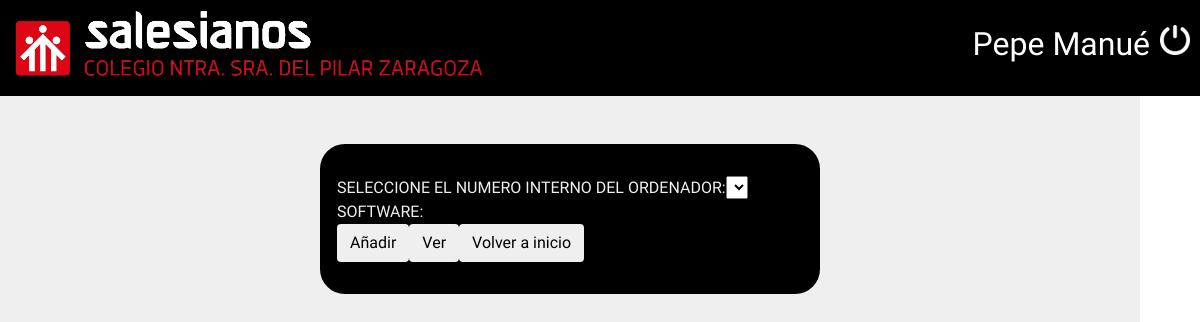
The page /Source/form-softwareInstalado.php on the database as committed earlier.
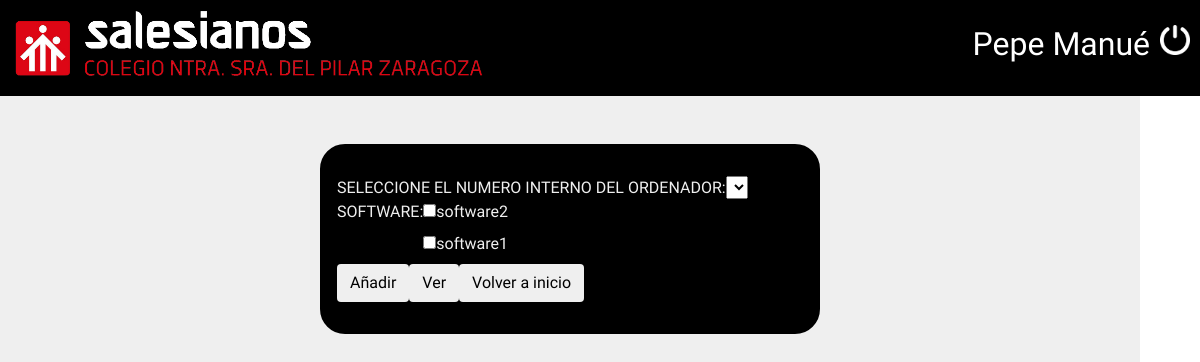
The same page on the database as committed later.
### tables this page shows
CREATE TABLE `software` (
  `idsoftware` int(11) NOT NULL,
  `software` varchar(100) DEFAULT NULL,
  `idlicencia` int(11) DEFAULT NULL,
  `codigolicencia` varchar(16) DEFAULT NULL,
  `cantidad` int(11) DEFAULT '0',
  `fechafin` date DEFAULT NULL,
  `observaciones` longtext
);

### Source/form-softwareInstalado.php (the view, shortened to what this page needs)
<!DOCTYPE html PUBLIC "-//W3C//DTD XHTML 1.0 Transitional//EN" "http://www.w3.org/TR/xhtml1/DTD/xhtml1-transitional.dtd">
<html xmlns="http://www.w3.org/1999/xhtml">
<head>
    <link rel="stylesheet" href="https://maxcdn.bootstrapcdn.com/bootstrap/4.0.0-alpha.6/css/bootstrap.min.css">
    <link rel="stylesheet" href="style.css" />
</head>
<body>
    <?php
        include("conexion.php");
    ?>
        <div class="container">
            <div id="menuContainer">
                <div id="logo">
                    <img src="images/logosz.png" />
                </div>
                <div id="user">
                    <h2>Pepe Manué
                    </h2>
                    <a href="logout.php"><img src="images/logout.png" width="30" /></a>
                </div>
            </div>
            <br><br><br><br><br><br>
            <div id="formcontainer">
                <form name="softwareinstalado" id="softwareinstalado" method="post" action="ins-softwareinstalado.php">
                        <div class="row">
                            <div class="col-*-*">SELECCIONE EL NUMERO INTERNO DEL ORDENADOR:</div>
                            <div class="col-*-*">
                                <select name="ordenadores" id="ordenadores">
                                </select>
                            </div>
                        </div>
                    <div class="row">
                        <div class="col-*-*">SOFTWARE:</div>
                        <div class="col-*-*">
                                    <?php
                                        $sql="SELECT * FROM software";
                                        $registros = mysqli_query($conexion, $sql);
                                        while($linea=mysqli_fetch_array($registros)){
                                            echo"<label><input type='checkbox' name='software[]' value='$linea[idsoftware]'>$linea[software]</label><br>";
                                        }
                                    ?>
                        </div>
                    </div>
                            <div class="row">
                                <div class="col-*-*"><button type="submit" class="btn">Añadir</button></div>
                                <div class="col-*-*">
                                    <a href="ver-buscarsoftwareinstalado.php"><input type="button" class="btn" value="Ver"></a>
                                </div>
                                <div class="col-*-*">
                                    <a href=""><input type="button" class="btn" value="Volver a inicio"></a>
                                </div>
                            </div>
                    </div>
                </div>
</body>
</html>

Rows that differ between the two databases and show on the page:
added software: software "software2"
added software: software "software1"
